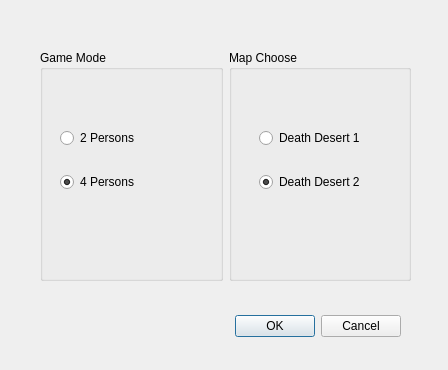
<?xml version="1.0" encoding="UTF-8"?>
<ui version="4.0">
 <class>ChooseGame</class>
 <widget class="QDialog" name="ChooseGame">
  <property name="geometry">
   <rect>
    <x>0</x>
    <y>0</y>
    <width>448</width>
    <height>370</height>
   </rect>
  </property>
  <property name="windowTitle">
   <string>Dialog</string>
  </property>
  <widget class="QDialogButtonBox" name="buttonBox">
   <property name="geometry">
    <rect>
     <x>60</x>
     <y>310</y>
     <width>341</width>
     <height>32</height>
    </rect>
   </property>
   <property name="orientation">
    <enum>Qt::Horizontal</enum>
   </property>
   <property name="standardButtons">
    <set>QDialogButtonBox::Cancel|QDialogButtonBox::Ok</set>
   </property>
  </widget>
  <widget class="QWidget" name="layoutWidget">
   <property name="geometry">
    <rect>
     <x>40</x>
     <y>50</y>
     <width>371</width>
     <height>231</height>
    </rect>
   </property>
   <layout class="QHBoxLayout" name="horizontalLayout">
    <item>
     <widget class="QGroupBox" name="groupBox">
      <property name="title">
       <string>Game Mode</string>
      </property>
      <widget class="QWidget" name="layoutWidget">
       <property name="geometry">
        <rect>
         <x>20</x>
         <y>60</y>
         <width>121</width>
         <height>101</height>
        </rect>
       </property>
       <layout class="QVBoxLayout" name="verticalLayout">
        <item>
         <widget class="QRadioButton" name="mode_2person">
          <property name="text">
           <string>2 Persons</string>
          </property>
         </widget>
        </item>
        <item>
         <widget class="QRadioButton" name="mode_4person">
          <property name="text">
           <string>4 Persons</string>
          </property>
          <property name="checked">
           <bool>true</bool>
          </property>
         </widget>
        </item>
       </layout>
      </widget>
     </widget>
    </item>
    <item>
     <widget class="QGroupBox" name="groupBox_2">
      <property name="title">
       <string>Map Choose</string>
      </property>
      <widget class="QWidget" name="layoutWidget">
       <property name="geometry">
        <rect>
         <x>30</x>
         <y>60</y>
         <width>111</width>
         <height>101</height>
        </rect>
       </property>
       <layout class="QVBoxLayout" name="verticalLayout_2">
        <item>
         <widget class="QRadioButton" name="radioButton_dd1">
          <property name="text">
           <string>Death Desert 1</string>
          </property>
          <property name="checked">
           <bool>false</bool>
          </property>
         </widget>
        </item>
        <item>
         <widget class="QRadioButton" name="radioButton_dd2">
          <property name="text">
           <string>Death Desert 2</string>
          </property>
          <property name="checked">
           <bool>true</bool>
          </property>
         </widget>
        </item>
       </layout>
      </widget>
     </widget>
    </item>
   </layout>
  </widget>
 </widget>
 <resources/>
 <connections>
  <connection>
   <sender>buttonBox</sender>
   <signal>accepted()</signal>
   <receiver>ChooseGame</receiver>
   <slot>accept()</slot>
   <hints>
    <hint type="sourcelabel">
     <x>248</x>
     <y>254</y>
    </hint>
    <hint type="destinationlabel">
     <x>157</x>
     <y>274</y>
    </hint>
   </hints>
  </connection>
  <connection>
   <sender>buttonBox</sender>
   <signal>rejected()</signal>
   <receiver>ChooseGame</receiver>
   <slot>reject()</slot>
   <hints>
    <hint type="sourcelabel">
     <x>316</x>
     <y>260</y>
    </hint>
    <hint type="destinationlabel">
     <x>286</x>
     <y>274</y>
    </hint>
   </hints>
  </connection>
 </connections>
</ui>
